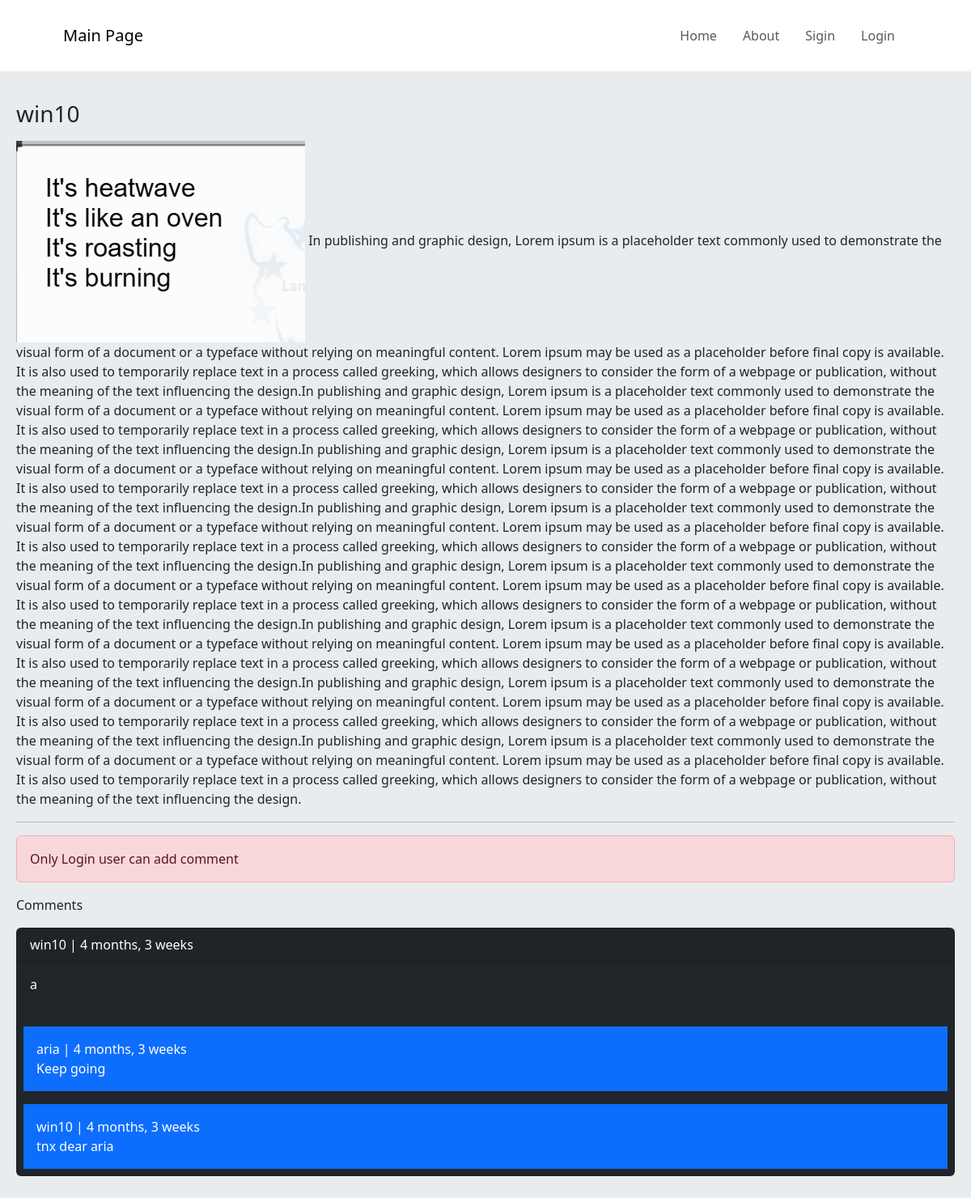
The page /post/18/in-publishing-and-graphic-desi on the database its author committed.
### home/models.py (models this page shows, shortened)
class Post(models.Model):
    user = models.ForeignKey(User,on_delete=models.CASCADE)
    body = models.TextField()
    slug = models.SlugField()
    image = models.ImageField(upload_to='images/',blank=True,null=True)
    created = models.DateTimeField(auto_now_add=True)
    updated = models.DateTimeField(auto_now=True)
    class Meta:
        ordering = ['-created']
    def unlike(self,user):
        unlike = False
        if self.user.ulike:
            unlike = True
        return unlike

class Comment(models.Model):
    user = models.ForeignKey(User,on_delete=models.CASCADE,related_name='ucomment')
    post = models.ForeignKey(Post,on_delete=models.CASCADE,related_name='pcomment')
    reply = models.ForeignKey('self',on_delete=models.CASCADE,related_name='rcomment',blank=True,null=True)
    is_reply = models.BooleanField(default=False)
    body = models.TextField(max_length=100)
    created = models.DateTimeField(auto_now_add=True)

### home/views.py (the view, shortened to what this page needs)
# urls.py: path('post/<int:post_id>/<slug:post_slug>', views.PostView.as_view(), name="detail"),
class PostView(View):
    template_name = 'home/detail.html'
    form_class = CommentForm
    form_reply_class = CommentReplyForm
    def setup(self, request, *args, **kwargs):
        self.post_instance = get_object_or_404(Post, pk=kwargs['post_id'],slug=kwargs['post_slug'])
        return super().setup(request,*args,**kwargs)
    def get(self,request,post_id,post_slug):
        comments = self.post_instance.pcomment.filter(is_reply=False)
        unlike = 'light'
        if self.post_instance.unlike(request.user):
            unlike = 'primary'
        return render(request,self.template_name,{'post':self.post_instance,'comments':comments,'form':self.form_class,
                                                  'form_relpy':self.form_reply_class,'unlike':unlike})

### home/templates/home/detail.html (shortened to what this page needs)
{% extends 'base.html' %}
{% block content %}
    <p> <h3 class="post-subtitle">{{ post.user }}</h3></p>
    {% if post.image %}
        <img src="{{ post.image.url }}" alt="Card image">
    {% endif %}
    {{ post.body }}
    <hr>
    {% if request.user.is_authenticated %}
        <p> If you like this post plaese comment and liked </p>
            <a href="{% url 'home:like' post.id %}" class=" btn btn-{% if  unlike %}light{% else %}primary{% endif %}  col-md-2">Like{{ post.like_count }}</a><br>
    <form action="" method="post">
        {% csrf_token %}
        {{ form.as_p }}
        <input type="submit" value="Send">
    </form>
        <br>
    {% else %}
        <p class="alert alert-danger">Only Login user can add comment </p>
    {% endif %}
    <p>{{ commets.count }} Comments</p>
    {% for comment in comments %}
        <div class="card bg-dark text-white">
        <p class="card-header">{{ comment.user }} | {{ comment.created|timesince }}</p>
        <p class="card-body">{{ comment.body }}</p>
        {% with replies=comment.rcomment.all %}
        {% for reply in replies %}
            <p class="bg-primary p-3 m-2">{{ reply.user }} | {{ reply.created|timesince }}<br>{{ reply.body }}</p>
        {% endfor %}
        {% endwith %}
        </div><br>
        {% empty %}
        <p>no comments yet</p>
    {% endfor %}
{% endblock %}

### rows shown on the page
Post: user "win10", image (picture), body "In publishing and graphic design, Lorem ipsum is a placeholder text commonly used to demonstrate the visual form of a document or a typeface without relying on meaningful content. Lorem ipsum may be used as a placeholder before final copy is available. It is also used to temporarily replace text in a process called greeking, which allows designers to consider the form of a webpage or publication, without the meaning of the text influencing the design.In publishing and graphic design, Lorem ipsum is a placeholder text commonly used to demonstrate the visual form of a document or a typeface without relying on meaningful content. Lorem ipsum may be used as a placeholder before final copy is…"
Comment: user "win10", created "4 months, 3 weeks", body "a"
Comment: user "aria", created "4 months, 3 weeks", body "Keep going"
Comment: user "win10", created "4 months, 3 weeks", body "tnx dear aria"
